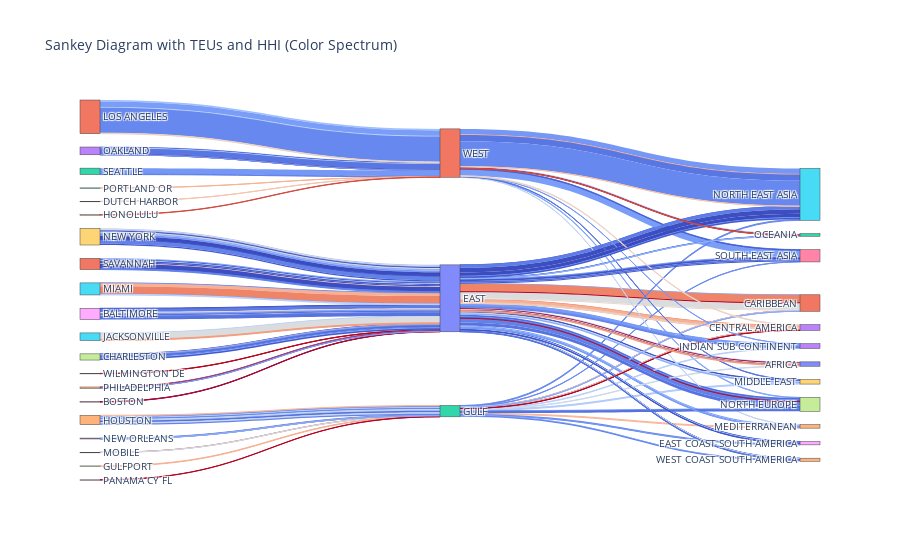

This figure's notebook cell:
### Code cell
# Normalize the hhi values to a 0-1 range
norm = mcolors.Normalize(vmin=df['hhi'].min(), vmax=df['hhi'].max())

# Create a color map from blue (low hhi) to red (high hhi)
cmap = plt.cm.get_cmap('coolwarm')

# Map hhi values to colors
colors_1 = [mcolors.to_hex(cmap(norm(hhi))) for hhi in df['hhi']]
colors_2 = [mcolors.to_hex(cmap(norm(hhi))) for hhi in df['hhi']]

# Extract unique labels
labels = list(pd.concat([df['origin_port_group'], df['coast_region'], df['dest_region']]).unique())

# Map labels to indices
label_to_index = {label: i for i, label in enumerate(labels)}

# Create links for origin_port_group -> coast_region
source_1 = [label_to_index[origin] for origin in df['origin_port_group']]
target_1 = [label_to_index[coast] for coast in df['coast_region']]
value_1 = df['teus']

# Create links for coast_region -> dest_region
source_2 = [label_to_index[coast] for coast in df['coast_region']]
target_2 = [label_to_index[dest] for dest in df['dest_region']]
value_2 = df['teus']

# Combine all sources, targets, values, and colors
all_sources = source_1 + source_2
all_targets = target_1 + target_2
all_values = list(value_1) + list(value_2)
all_colors = colors_1 + colors_2

# Create the figure
fig = go.Figure(go.Sankey(
    node=dict(label=labels),
    link=dict(
        source=all_sources,
        target=all_targets,
        value=all_values,
        color=all_colors  # Use the mapped colors
    )
))

# Update layout
fig.update_layout(title_text="Sankey Diagram with TEUs and HHI (Color Spectrum)", font_size=10)

# Show the plot
fig.show()

### Figure 1 — Plotly figure (JSON) as saved in the notebook; plotly's stock layout.template omitted (floating-point values rounded to 4 significant figures; data arrays with more than 128 entries replaced by an {"elided": "..."} marker saying what was removed)
{"data": [{"link": {"color": {"elided": "192 str values"}, "source": {"elided": "192 int values"}, "target": {"elided": "192 int values"}, "value": {"elided": "192 float values"}}, "node": {"label": ["WILMINGTON DE", "SAVANNAH", "SEATTLE", "OAKLAND", "HOUSTON", "MIAMI", "BOSTON", "CHARLESTON", "BALTIMORE", "NEW YORK", "MOBILE", "LOS ANGELES", "PORTLAND OR", "NEW ORLEANS", "PHILADELPHIA", "JACKSONVILLE", "DUTCH HARBOR", "GULFPORT", "PANAMA CY FL", "HONOLULU", "EAST", "WEST", "GULF", "CENTRAL AMERICA", "MEDITERRANEAN", "NORTH EAST ASIA", "SOUTH EAST ASIA", "NORTH EUROPE", "EAST COAST SOUTH AMERICA", "MIDDLE EAST", "AFRICA", "CARIBBEAN", "OCEANIA", "INDIAN SUB CONTINENT", "WEST COAST SOUTH AMERICA"]}, "type": "sankey"}], "layout": {"font": {"size": 10}, "title": {"text": "Sankey Diagram with TEUs and HHI (Color Spectrum)"}}}
